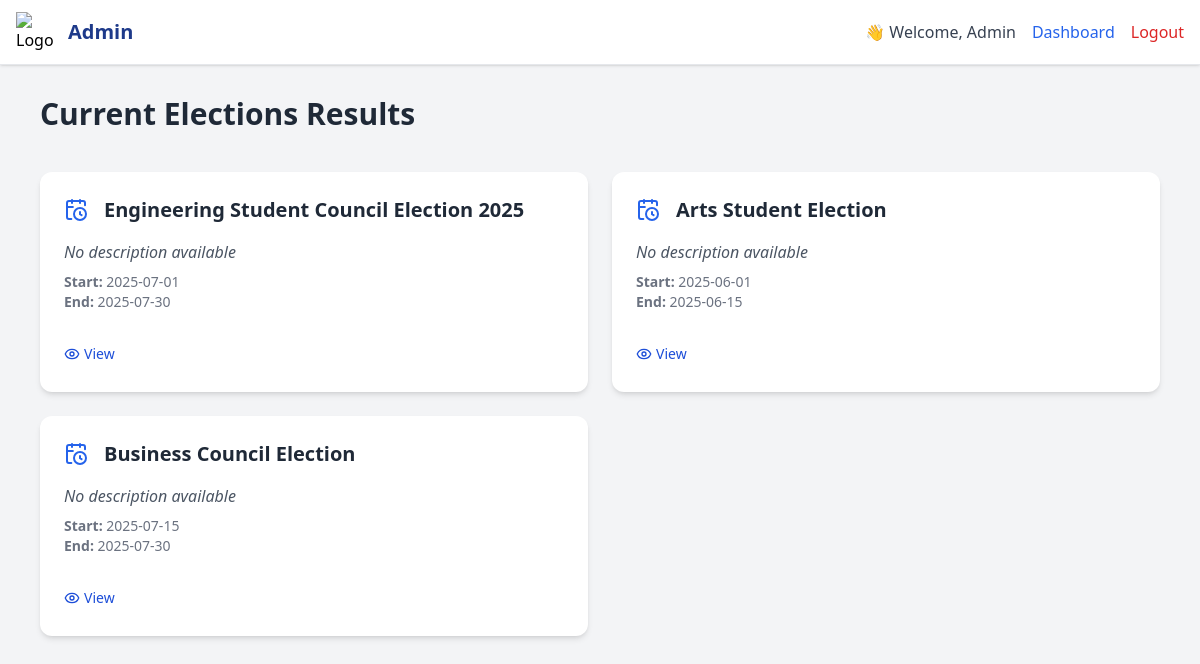
Before: /all_election.php with the older database file.
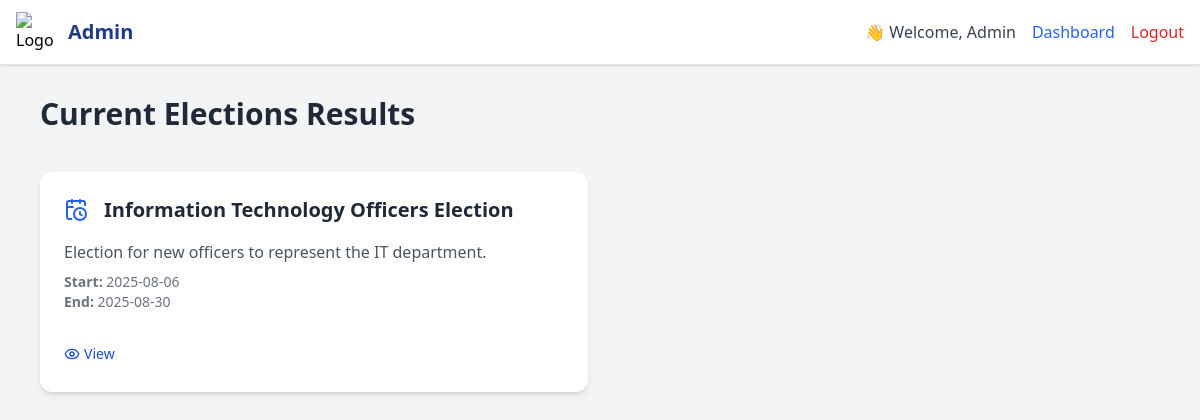
After: the same page with the newer database file.
### tables this page shows
CREATE TABLE `elections` (
  `id` int(11) NOT NULL,
  `college_id` int(11) DEFAULT NULL,
  `title` varchar(150) DEFAULT NULL,
  `status` enum('active','closed') DEFAULT 'active',
  `start_date` date DEFAULT NULL,
  `end_date` date DEFAULT NULL,
  `course` varchar(50) NOT NULL DEFAULT '',
  `created_at` datetime DEFAULT current_timestamp(),
  `description` text DEFAULT NULL
);

### all_election.php (the view, shortened to what this page needs)
<?php
$adminName = $_SESSION['admin_name'] ?? 'Admin';
$conn = new mysqli("localhost", "root", "", "voting_system");
$query = "SELECT * FROM elections ORDER BY id ASC";
$result = $conn->query($query);
?>
<!DOCTYPE html>
<html lang="en">
<head>
  <script src="https://cdn.tailwindcss.com"></script>
</head>
<body class="bg-gray-100 font-sans min-h-screen">
<header class="bg-white border-b shadow fixed top-0 left-0 w-full z-50">
  <div class="max-w-7xl mx-auto px-4 h-16 flex justify-between items-center">
    <div class="flex items-center space-x-3">
      <img src="https://cdn-icons-png.flaticon.com/512/201/201818.png" class="w-10 h-10" alt="Logo">
      <h1 class="text-xl font-bold text-blue-900">Admin </h1>
    </div>
    <div class="flex items-center space-x-4">
      <span class="text-gray-700 font-medium">👋 Welcome, <?= htmlspecialchars($adminName) ?></span>
           <a href="dashboard.php" class="text-blue-600 hover:underline">Dashboard</a>
      <a href="logout.php" class="text-red-600 hover:underline">Logout</a>
    </div>
  </div>
</header>
<main class="max-w-6xl mx-auto pt-24 pb-10 px-4">
  <div class="flex justify-between items-center mb-10">
    <h2 class="text-3xl font-semibold text-gray-800">Current Elections Results</h2>
  </div>
  <?php if ($result && $result->num_rows > 0): ?>
    <div class="grid grid-cols-1 md:grid-cols-2 gap-6">
      <?php while ($row = $result->fetch_assoc()): ?>
      <div class="bg-white rounded-xl shadow-md p-6 hover:shadow-lg transition flex flex-col justify-between">
        <div>
          <div class="flex items-center space-x-4 mb-4">
            <i data-lucide="calendar-clock" class="w-6 h-6 text-blue-600"></i>
            <h3 class="text-xl font-semibold text-gray-800"><?= htmlspecialchars($row['title']) ?></h3>
          </div>
          <p class="text-gray-600 mb-2">
            <?= isset($row['description']) ? htmlspecialchars($row['description']) : '<em>No description available</em>' ?>
          </p>
          <div class="text-sm text-gray-500 mb-4">
            <p><strong>Start:</strong> <?= htmlspecialchars($row['start_date']) ?></p>
            <p><strong>End:</strong> <?= htmlspecialchars($row['end_date']) ?></p>
          </div>
        </div>
        <div class="mt-4 flex flex-wrap gap-4">
          <form action="results.php" method="POST">
            <button type="submit" class="inline-flex items-center text-sm text-blue-700 hover:underline font-medium">
              <i data-lucide="eye" class="w-4 h-4 mr-1"></i> View
            </button>
          </form>
        </div>
      </div>
      <?php endwhile; ?>
    </div>
  <?php else: ?>
    <div class="bg-white p-6 rounded-xl shadow text-center text-gray-600">
      No elections found. <a href="create_election.php" class="text-blue-600 underline">Create one now</a>.
    </div>
  <?php endif; ?>
</main>
</body>
</html>

Changed rows visible on the page:
removed elections: title "Engineering Student Council Election 2025", shows "No description available", start_date "2025-07-01", end_date "2025-07-30"
removed elections: title "Arts Student Election", shows "No description available", start_date "2025-06-01", end_date "2025-06-15"
removed elections: title "Business Council Election", shows "No description available", start_date "2025-07-15", end_date "2025-07-30"
added elections: title "Information Technology Officers Election", description "Election for new officers to represent the IT department.", start_date "2025-08-06", end_date "2025-08-30"
